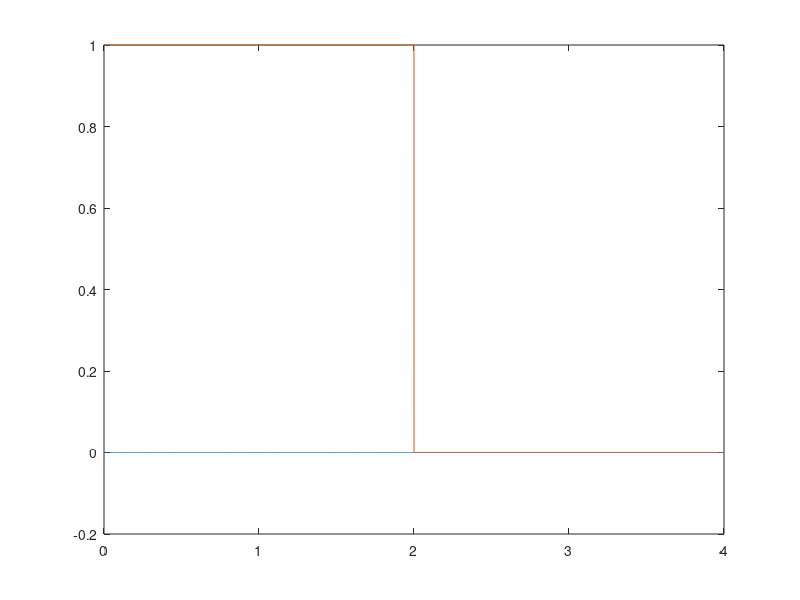
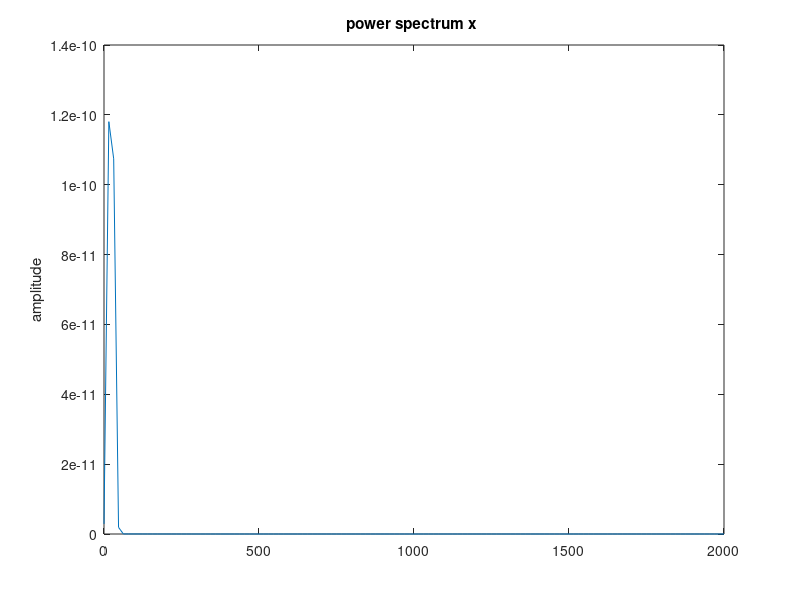
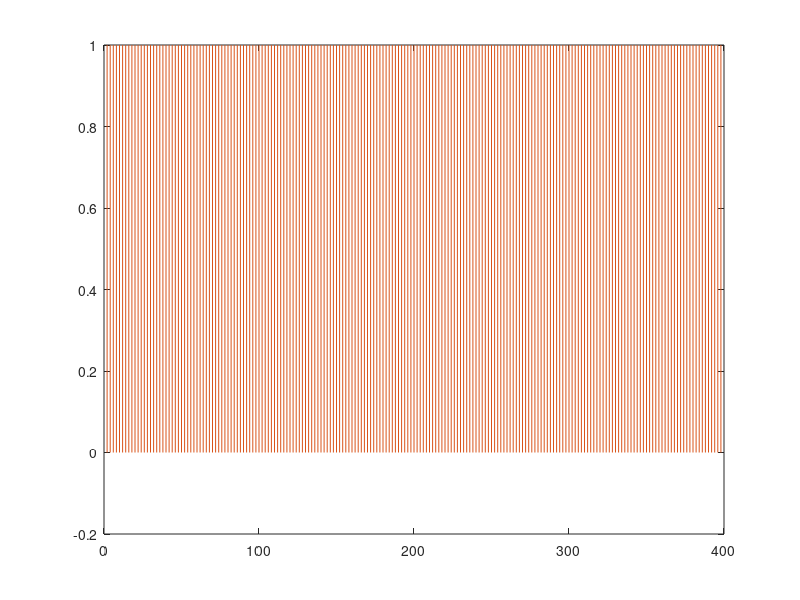

These figures' MATLAB source, in order: (Note: this script raises an error after producing the figures.)
% Generate Signals For Phantom Study

%% %%%%%%%%%%%%%%%%%%%%%%%%%%%%%%%%%%%%%%%%%%%%%%%%%%%%%%%%%%%%%%%%%%%%%%%%
%  1: ON/OFF paradigm (Localiser)
%%%%%%%%%%%%%%%%%%%%%%%%%%%%%%%%%%%%%%%%%%%%%%%%%%%%%%%%%%%%%%%%%%%%%%%%%%%
% Generate simple sinusoid at 20 Hz and alternate between 2s on 2s off for
% N trials. Beamform and use 4mm pseudo-T (maybe refine with 1mm??) to find
% position and orientation of phantom source dipole
close all
f_sample = 4000;
beta_amp = 1.2e-4; % amplitude in volts
sin_freq = 23;
on_dur = 2; %seconds
off_dur = 2;%on_dur;
trial_dur = on_dur + off_dur;
trial_time = linspace(0,trial_dur,f_sample*trial_dur);
N_trials = 100;

% win = hann(on_dur*f_sample)';
win = ones(1,on_dur*f_sample);

on_signal = beta_amp.*sin(2.*pi.*sin_freq.*trial_time(1:on_dur*f_sample)).*win;

off_signal = on_signal .*0;

trial_signal = [on_signal,off_signal];
trial_trig_signal = [ones(size(on_signal)),zeros(size(off_signal))];

%plot single trial signal, trigger and spectrum
figure
plot(trial_time,trial_signal)
hold on
plot(trial_time,trial_trig_signal)
figure
pwelch(trial_signal,[],[],[],f_sample)

outputSignal = repmat([trial_signal;trial_trig_signal],1,N_trials)';
all_time = linspace(0,length(outputSignal)./f_sample,length(outputSignal));
figure
plot(all_time,outputSignal)

% setup DAQ
dq = daq("ni");
dq.Rate = f_sample;
daq_name = "cDAQ2Mod1"; % depends on device name
addoutput(dq,daq_name , "ao0", "Voltage");
addoutput(dq, daq_name, "ao1", "Voltage");
write(dq, outputSignal)


%% %%%%%%%%%%%%%%%%%%%%%%%%%%%%%%%%%%%%%%%%%%%%%%%%%%%%%%%%%%%%%%%%%%%%%%%%
%  2: faux "movie"/resting state paradigm
%%%%%%%%%%%%%%%%%%%%%%%%%%%%%%%%%%%%%%%%%%%%%%%%%%%%%%%%%%%%%%%%%%%%%%%%%%%
% Generate signal with 1/f characteristic brain noise and pseudo
% oscillations in the alpha and beta range. Write this signal twice with a
% break for degaussing and recalibration etc.
close all

rng(42,'twister')

% A noise time-course is created by direct pole-placement. This creates a
% filter
% with an approximately 1/f frequency profile.
exp_length_seconds = 600;
f_sample = 4000;
time_vect = linspace(0,exp_length_seconds,exp_length_seconds*f_sample)';

% the value in poly is the filter root. it can vary between 0 < x < 1 where 0
% is white noise and 1 is an extremely sloped spectrum
% a is then the denominator polynomial of a digital filter which is used to
% create the signal

% relative amplitudes
alpha_amp = 155;
beta_amp = 80;
brain_noise_amp = 1;
norm_fac = sqrt(alpha_amp.^2 + beta_amp.^2 + brain_noise_amp.^2);

max_amp = 5e-4; %maximum amplitude in volts

%%%% brain noise
a = -poly(.99);
w_noise1 = randn(size(time_vect));
brain_noise = filter(1,a,w_noise1);
%%%% alpha signal
hp = 8;
lp = 12;
[b,a] = butter(3,2*[hp lp]/f_sample);
w_noise2 = randn(size(time_vect));
alpha_sig = [filtfilt(b,a,w_noise2)];


%%%% beta signal
hp = 13;
lp = 30;
[b,a] = butter(3,2*[hp lp]/f_sample);
w_noise3 = randn(size(time_vect));
beta_sig = [filtfilt(b,a,w_noise3)];


data = (brain_noise_amp/norm_fac).*brain_noise + ...
    (alpha_amp/norm_fac).*alpha_sig + ...
    (beta_amp/norm_fac).*beta_sig;

outputSignal = (max_amp.*data)./max(data);

daqreset
dq = daq("ni");
dq.Rate = f_sample;
addoutput(dq,daq_name, "ao0", "Voltage");
addoutput(dq, daq_name, "ao1", "Voltage");
% write(dq, [[0;outputSignal],[5;outputSignal*10000]])
% write(dq, [1e-3.*ones(320000,2)])

%
fftwin_s = 1;
[pxx,fxx] = pwelch(data,fftwin_s*f_sample,[],[],f_sample);

%
tlim = 5;

figure
tiledlayout('flow')
nexttile
plot(time_vect,brain_noise)
xlim([0,tlim])


nexttile
plot(time_vect,beta_sig)
xlim([0,tlim])

nexttile
plot(time_vect,outputSignal.*10000)
xlim([0,tlim])


nexttile
plot(fxx,pxx)
xlim([0,50])